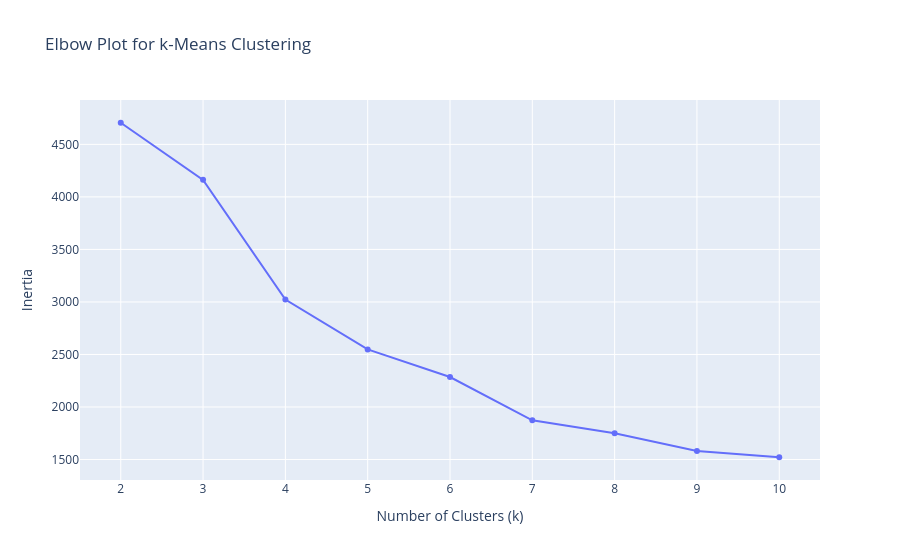

Notebook cell for this chart:
### Markdown cell above
## Problem 7 - $k$-Means Clustering

Using this standardized numerical data, we can explore clustering the data using $k$-Means. To find the optimal $k$ value (how many clusters we would like), we can firstly visually analyze using an **Elbow plot**.

### Code cell
k_vals = range(2, 11)  # Range of k value to test (2 to 10)
inertia_vals = []  # To store inertia values for each k

for k in k_vals:
    kmeans = KMeans(n_clusters=k, random_state=42)  # Initialize k-Means with current k
    kmeans.fit(df_2012_wrangled_numerical_scaled)  # Fit k-Means to the standardized numerical data
    inertia_vals.append(kmeans.inertia_)  # Append the inertia value for this k
    
# Plotting the Elbow Plot to visualize inertia vs. k values
elbow_fig = go.Figure(data=go.Scatter(x=list(k_vals), y=inertia_vals, mode='lines+markers'))
elbow_fig.update_layout(
    title='Elbow Plot for k-Means Clustering',
    xaxis_title='Number of Clusters (k)',
    yaxis_title='Inertia',
    xaxis=dict(dtick=1)
)
elbow_fig.show()

### Figure 1 — Plotly figure (JSON) as saved in the notebook; plotly's stock layout.template omitted (floating-point values rounded to 4 significant figures)
{"data": [{"mode": "lines+markers", "type": "scatter", "x": [2, 3, 4, 5, 6, 7, 8, 9, 10], "y": [4706.0, 4162.0, 3023.0, 2548.0, 2286.0, 1874.0, 1750.0, 1581.0, 1522.0]}], "layout": {"title": {"text": "Elbow Plot for k-Means Clustering"}, "xaxis": {"dtick": 1, "title": {"text": "Number of Clusters (k)"}}, "yaxis": {"title": {"text": "Inertia"}}}}
